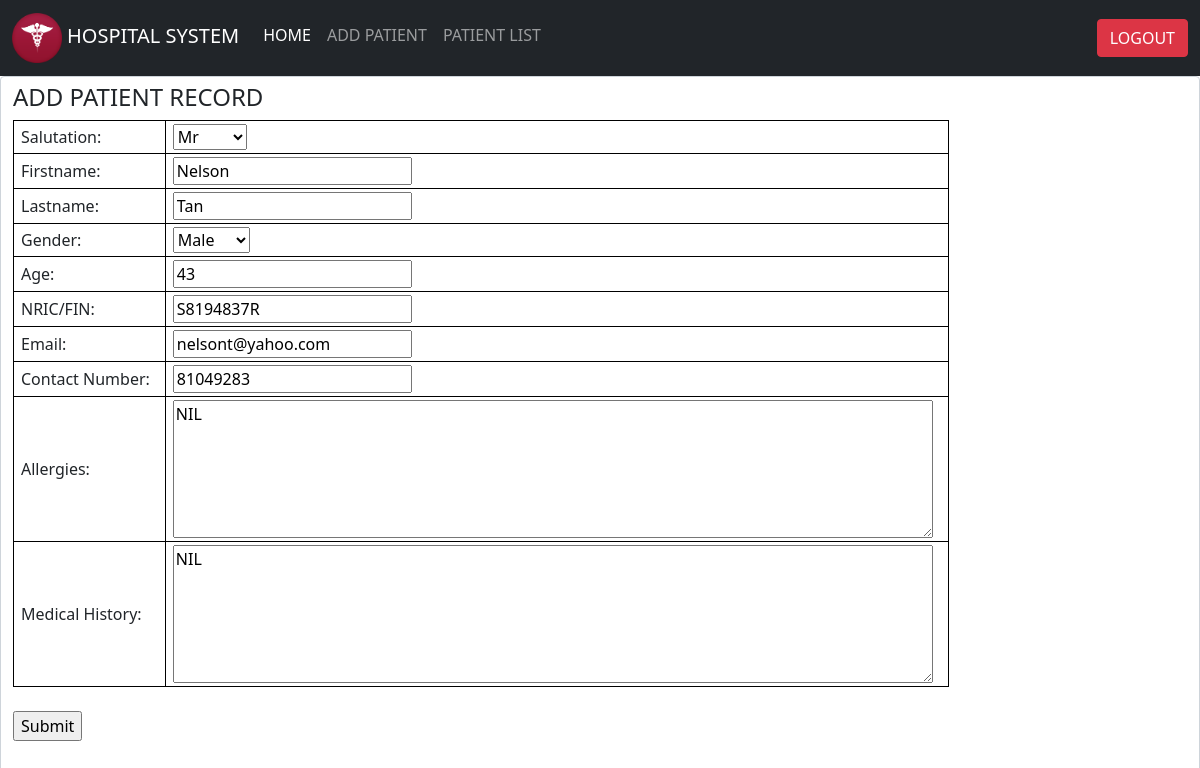
Screenshot of /updatepatient/7 with the database file from the repository.
### doctor/models.py (models this page shows, shortened)
class Patient(models.Model):
    salutation = models.CharField(max_length=10)
    firstname = models.CharField(max_length=30)
    lastname = models.CharField(max_length=30)
    gender = models.CharField(max_length=20)
    age = models.IntegerField(validators=[MinValueValidator(0), MaxValueValidator(130)])
    identitynum = models.CharField(max_length=9)
    email = models.EmailField()
    contactnum = models.IntegerField(validators=[MinValueValidator(60000000), MaxValueValidator(99999999)])
    allergies = models.CharField(max_length=500)
    medhistory = models.CharField(max_length=500)

### doctor/views.py (the view)
# urls.py: path('updatepatient/<int:pk>', PatientUpdateView.as_view(), name='updatepatient'),
class PatientUpdateView(UpdateView):
    model = Patient
    form_class = PatientForm
    success_url = reverse_lazy('doctor:listpatients')

### doctor/forms.py
class PatientForm(ModelForm):
    class Meta:
        model = Patient
        fields = '__all__'  # or __all__
        labels = {
            'salutation': 'Salutation',
            'firstname': 'Firstname',
            'lastname': 'Lastname',
            'gender': 'Gender',
            'age': 'Age',
            'identitynum': 'NRIC/FIN',
            'email': 'Email',
            'contactnum': 'Contact Number',
            'allergies': 'Allergies',
            'medhistory': 'Medical History',
        }
        widgets = {
            'salutation': forms.Select(choices=[('Mr', 'Mr'), ('Ms', 'Ms'), ('Mdm', 'Mdm'), ('Mrs', 'Mrs'), ('Others', 'Others')]),
            'gender': forms.Select(choices=[('Male', 'Male'), ('Female', 'Female'), ('Others', 'Others')]),
            'allergies': forms.Textarea(attrs={
                'rows': '6',
                'cols': '80',
            }),
            'medhistory': forms.Textarea(attrs={
                'rows': '6',
                'cols': '80',
            })
        }

### doctor/templates/doctor/patient_form.html (shortened to what this page needs)
{% extends 'base.html' %}
{% block content %}
<div class="myform form-control">
    <h4>ADD PATIENT RECORD</h4>
    <form method="POST">
        <table>
            {% for field in form %}
            <tr><td>{{field.label_tag}}</td><td>{{field}}</td></tr>
            {% endfor %}
        </table><br>
        <input type="submit" value="Submit">
    </form>
    <br><br>
</div>
{% endblock content %}

### doctor/static/doctor/stylecss.css (style rules this page uses)
table, tr, th, td { border: 1px solid black; padding: 3px 15px 3px 7px; }

### rows the page displays
Patient: form "Mr" "Nelson" "Tan" "Male" "43" "S8194837R" "nelsont@yahoo.com" "81049283" "NIL" "NIL"

### other values shown
{{ field.label_tag }} "Salutation:" "Firstname:" "Lastname:" "Gender:" "Age:" "NRIC/FIN:" "Email:" "Contact Number:" "Allergies:" "Medical History:"
